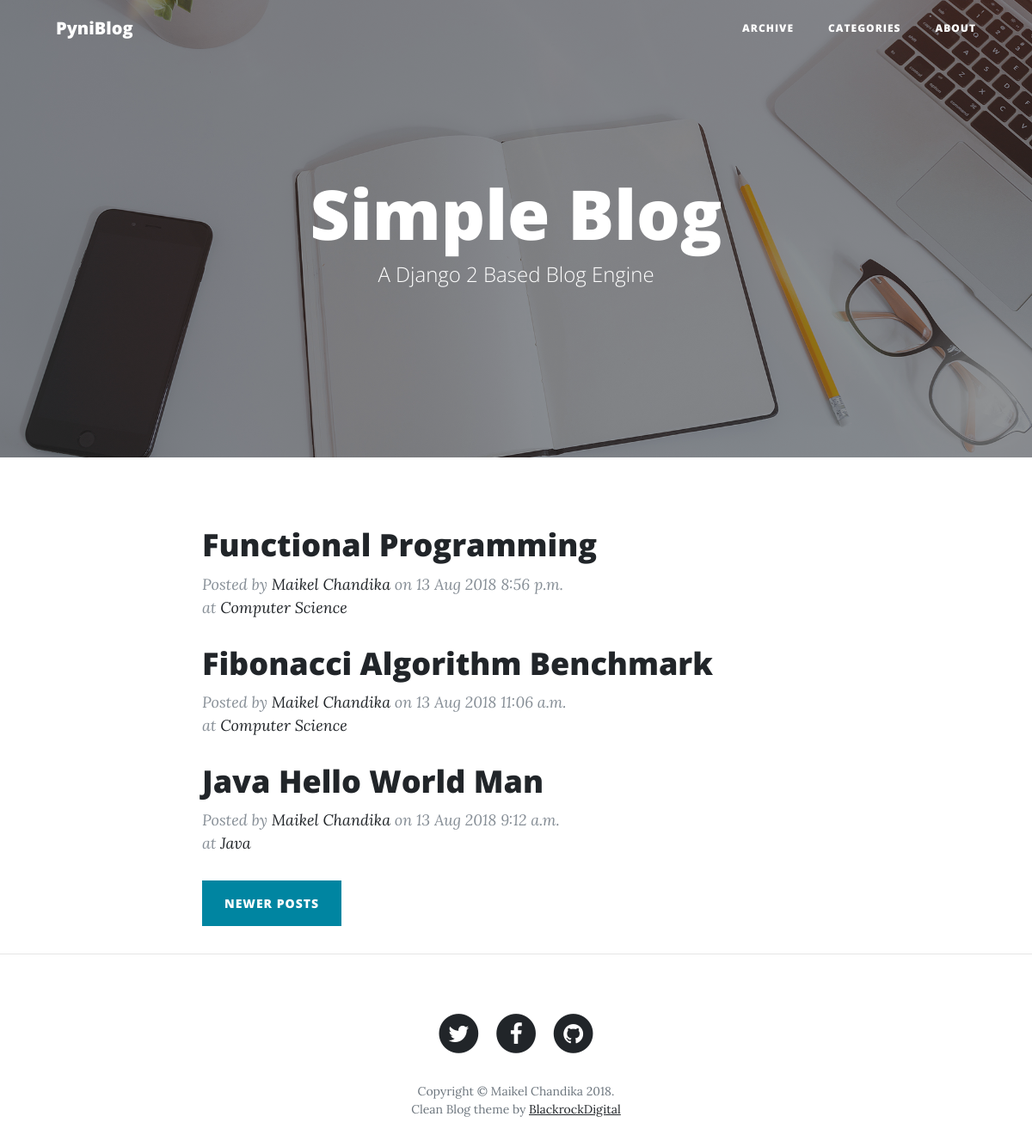
Page /?page=2 on the earlier database version.
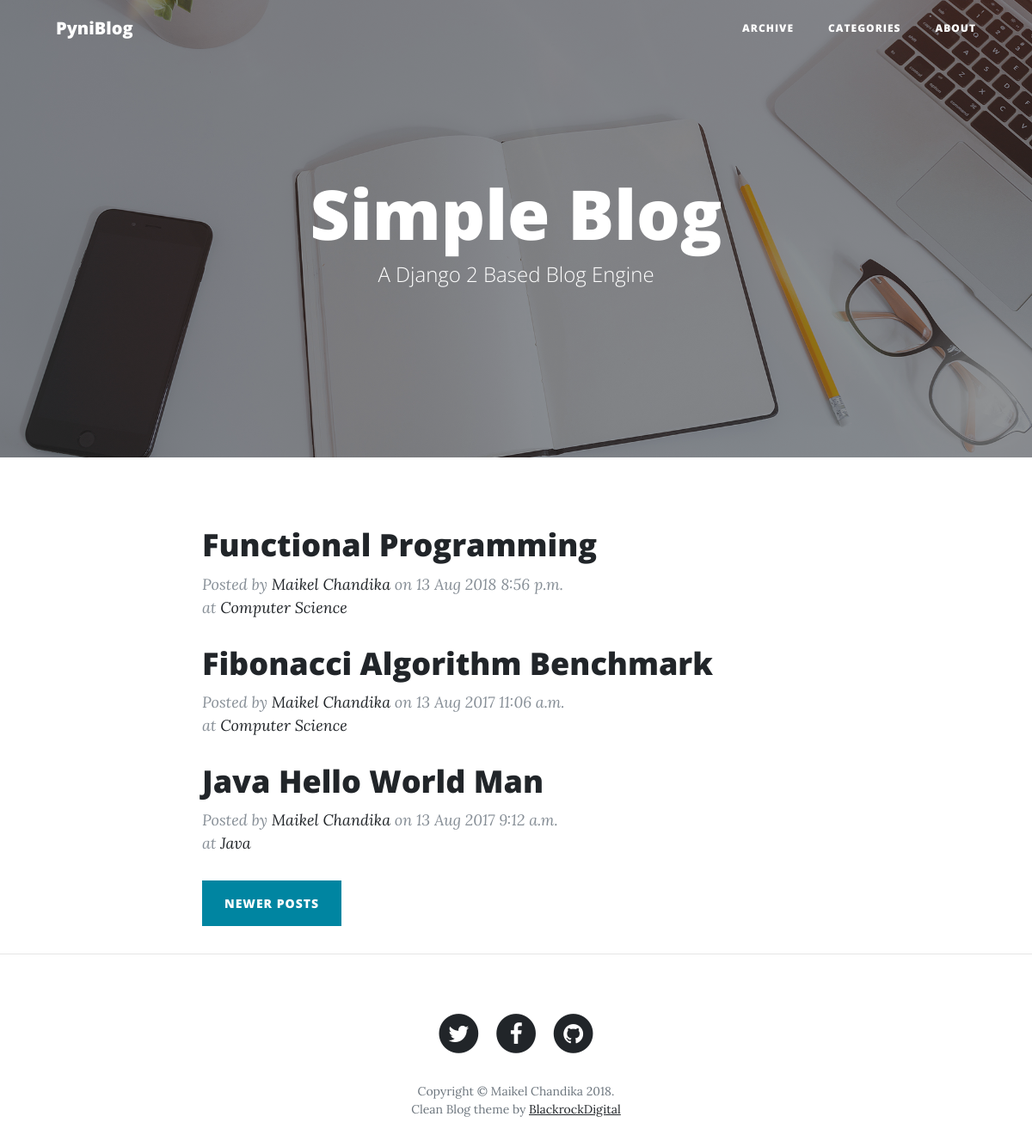
Same page on the later database version.
### blog/models.py (models this page shows, shortened)
class Post(models.Model):
  permalink   = models.CharField(max_length=255, unique=True)
  title       = models.CharField(max_length=255)
  post_date   = models.DateTimeField()
  post_body   = RichTextField()
  release     = models.BooleanField(default=False)
  user        = models.ForeignKey(User,on_delete=models.CASCADE)
  category    = models.ForeignKey(Category,on_delete=models.PROTECT)
  tags        = models.ManyToManyField(Tag)
  class Meta:
    db_table = 'tb_post'

class Category(models.Model):
  category_name = models.CharField(max_length=100, unique=True)
  def __str__(self):
    return self.category_name
  class Meta:
    db_table = 'tb_category' # custom database table name

### blog/views.py (the view)
# urls.py: path('', views.index, name='index'),
def index(request):
    posts = Post.objects.filter(release=True).order_by('-post_date')
    page = request.GET.get('page', 1)
    paginator = Paginator(posts, BlogSetting.post_per_page)
    try:
        page_posts = paginator.page(page)
    except PageNotAnInteger:
        page_posts = paginator.page(1)
    except EmptyPage:
        page_posts = paginator.page(paginator.num_pages)
    response_dict.update({'posts': page_posts})
    return render(request, 'blog/main.html', response_dict)

### templates/blog/main.html (shortened to what this page needs)
{% extends "blank.html" %} {% load staticfiles %} {% block content %}
<header class="masthead" style="background-image: url(' {% static 'img/home-bg.jpg' %}')">
  <div class="overlay"></div>
  <div class="container">
    <div class="row">
      <div class="col-lg-8 col-md-10 mx-auto">
        <div class="site-heading">
          <h1>{{blog.title}}</h1>
          <span class="subheading">{{blog.sub_title}}</span>
        </div>
      </div>
    </div>
  </div>
</header>
<div class="container">
  <div class="row">
    <div class="col-lg-8 col-md-10 mx-auto">
      {% for post in posts %}
      <div class="post-preview">
        <a href="posts/{{post.permalink}}">
          <h2 class="post-title">
            {{post.title}}
          </h2>
        </a>
        <p class="post-meta">Posted by
          <a href="posts/users/{{post.user}}">{{post.user.first_name}} {{post.user.last_name}}</a>
          on {{post.post_date|date:'d M Y g:i a'}}
          <br/> at
          <a href="posts/categories/{{post.category}}">{{post.category|title}}</a>
        </p>
      </div>
      {% endfor %}
      <div class="clearfix">
        {% if posts.has_other_pages %}
        <ul class="pagination">
          {% if posts.has_previous %}
          <li>
            <a class="btn btn-primary float-right" href="?page={{ posts.previous_page_number }}">Newer Posts</a>
          </li>
          {% endif %}
        </ul>
        {% endif %}
      </div>
    </div>
  </div>
</div>
{% endblock %}

Differences in the rows shown:
changed Post "Fibonacci Algorithm Benchmark": post_date "13 Aug 2018 11:06 a.m." → "13 Aug 2017 11:06 a.m."
changed Post "Java Hello World Man": post_date "13 Aug 2018 9:12 a.m." → "13 Aug 2017 9:12 a.m."
